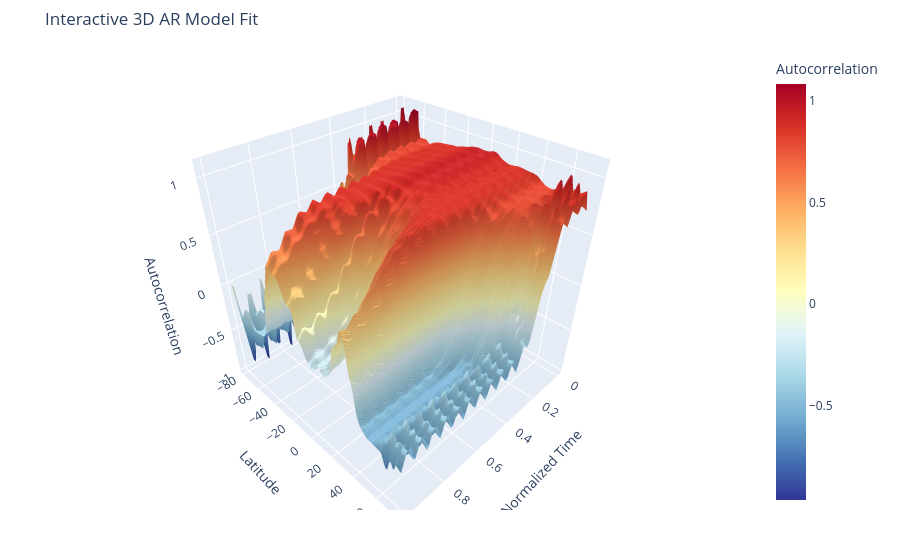

This figure's notebook cell:
### Code cell
# Create meshgrid-like 2D arrays
time_grid = np.tile(time_x, (len(unique_latitude), 1))  # shape (lat, time)
month_grid = np.tile(month_x, (len(unique_latitude), 1))  # shape (lat, time)
lat_grid = np.tile(unique_latitude[:, np.newaxis], (1, len(time_x)))  # shape (lat, time)

# Compute Z values (your sigmoid formula)
z_grid = np.zeros_like(time_grid)
for i, lat in enumerate(unique_latitude):
    a, b, c, d, e = optimal_params[i]
    z_grid[i, :] = a / (1 + np.exp(b * (time_x + c))) + d + e * month_x

# Create a 3D surface plot
fig = go.Figure(data=[go.Surface(
    x=time_grid,
    y=lat_grid,
    z=z_grid,
    colorscale='RdYlBu_r',  # Approx blue-green-red
    colorbar=dict(title="Autocorrelation")
)])

fig.update_layout(
    title='Interactive 3D AR Model Fit',
    scene=dict(
        xaxis_title='Normalized Time',
        yaxis_title='Latitude',
        zaxis_title='Autocorrelation'
    ),
    autosize=True,
    margin=dict(l=50, r=50, b=50, t=50)
)

fig.show()

### Figure 1 — Plotly figure (JSON) as saved in the notebook; plotly's stock layout.template omitted (floating-point values rounded to 4 significant figures; data arrays with more than 128 entries replaced by an {"elided": "..."} marker saying what was removed)
{"data": [{"colorbar": {"title": {"text": "Autocorrelation"}}, "colorscale": [[0, "rgb(49,54,149)"], [0.1, "rgb(69,117,180)"], [0.2, "rgb(116,173,209)"], [0.3, "rgb(171,217,233)"], [0.4, "rgb(224,243,248)"], [0.5, "rgb(255,255,191)"], [0.6, "rgb(254,224,144)"], [0.7, "rgb(253,174,97)"], [0.8, "rgb(244,109,67)"], [0.9, "rgb(215,48,39)"], [1, "rgb(165,0,38)"]], "type": "surface", "x": {"elided": "908x100 float values"}, "y": {"elided": "908x100 float values"}, "z": {"elided": "908x100 float values"}}], "layout": {"autosize": true, "margin": {"b": 50, "l": 50, "r": 50, "t": 50}, "scene": {"xaxis": {"title": {"text": "Normalized Time"}}, "yaxis": {"title": {"text": "Latitude"}}, "zaxis": {"title": {"text": "Autocorrelation"}}}, "title": {"text": "Interactive 3D AR Model Fit"}}}
